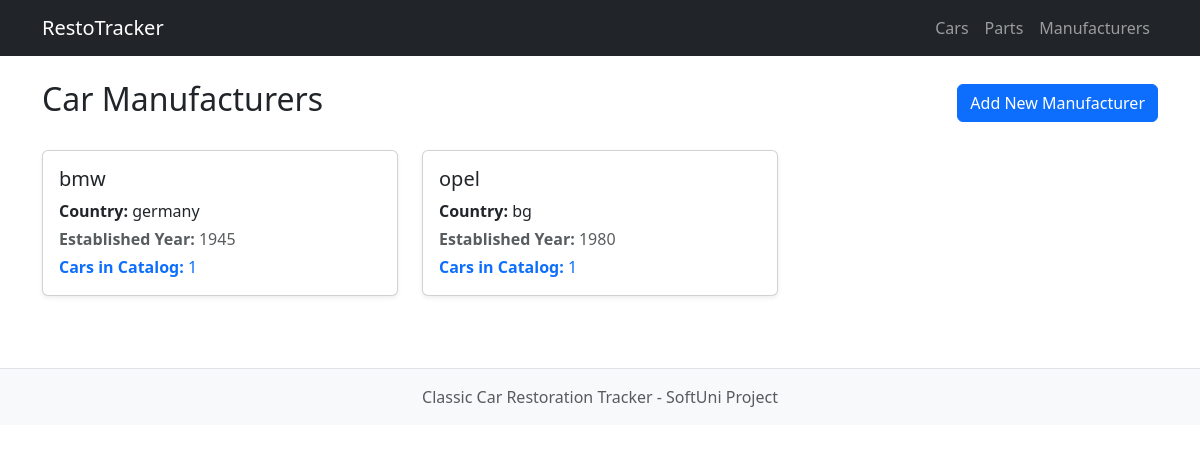
/brands/, run on the app's committed database.
### brands/models.py (models this page shows, shortened)
class Manufacturer(models.Model):
    name = models.CharField(
        max_length=100,
        unique=True,
        error_messages={
            'unique': 'A manufacturer with this brand name already exists.'
        }
    )
    country = models.CharField(
        max_length=100,
    )
    established_year = models.PositiveIntegerField(
        validators=[
            MinValueValidator(1700, message='Established year must be 1700 or later.')
        ],
        help_text='Year the brand was established'
    )
    class Meta:
        ordering = ['name',]
        verbose_name = 'Manufacturer'
        verbose_name_plural = 'Manufacturers'
    @property
    def cars_count(self):
        return self.cars.count()

### brands/views.py (the view)
# urls.py: path('', ManufacturerListView.as_view(), name='manufacturer-list'),
class ManufacturerListView(ListView):
    model = Manufacturer
    template_name = 'brands/manufacturer_list.html'
    context_object_name = 'manufacturers'

### templates/brands/manufacturer_list.html
{% extends 'base.html' %}
{% block content %}
<div class="d-flex justify-content-between align-items-center mb-4">
    <h2>Car Manufacturers</h2>
    <a href="{% url 'brands:manufacturer-create' %}" class="btn btn-primary">Add New Manufacturer</a>
</div>
<div class="row">
    {% for manufacturer in manufacturers %}
        <div class="col-md-4 mb-4">
            <div class="card h-100 shadow-sm">
                <div class="card-body">
                    <h5 class="card-title">{{ manufacturer.name }}</h5>
                    <p class="card-text mb-1"><strong>Country:</strong> {{ manufacturer.country }}</p>
                    <p class="card-text mb-1 text-muted"><strong>Established Year:</strong> {{ manufacturer.established_year }}</p>
                    <p class="card-text text-primary"><strong>Cars in Catalog:</strong> {{ manufacturer.cars_count }}</p>
                </div>
            </div>
        </div>
    {% empty %}
        <div class="col-12">
            <div class="alert alert-warning">No manufacturers listed yet. Click "Add New Manufacturer" to start!</div>
        </div>
    {% endfor %}
</div>
{% endblock %}

### data on the page
Manufacturer: name "bmw", country "germany", established_year "1945", cars_count "1"
Manufacturer: name "opel", country "bg", established_year "1980", cars_count "1"
